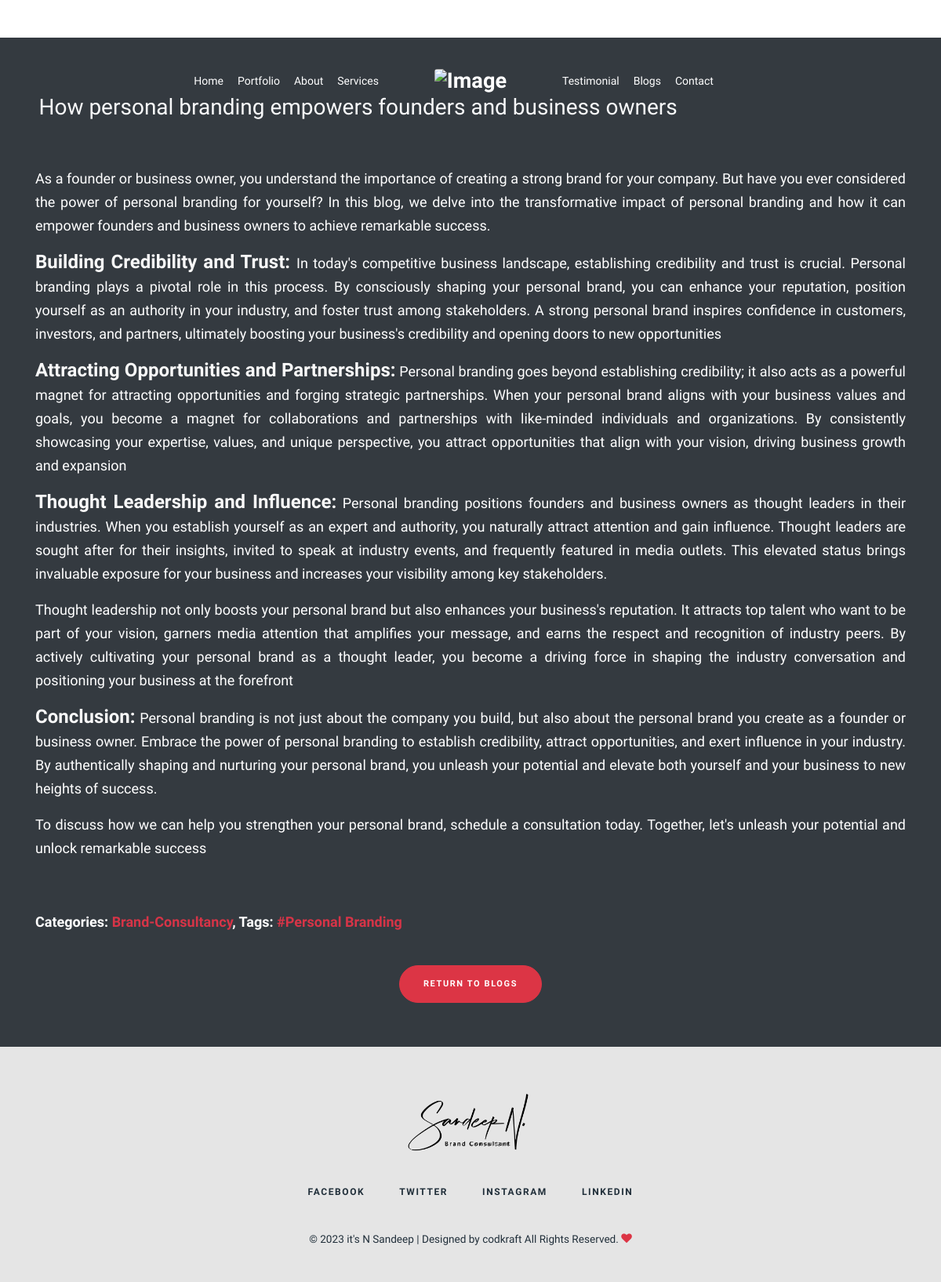
Page /blog-details/how-personal-branding-empowers-founders-and-business-owners on the committed database.
### app/models.py (models this page shows, shortened)
class Blogs(models.Model):
    category = models.ForeignKey(Category,on_delete=models.CASCADE)
    tag = models.CharField(max_length=300,default="",null=True)
    First_title = models.CharField(max_length=500,default="",null=True)
    Second_title = models.CharField(max_length=500,default="",null=True)
    Image1 = models.ImageField(upload_to='uploads/')
    Body = RichTextField()
    Name = models.CharField(max_length=50)
    Create_at = models.DateTimeField(default=datetime.now())
    Sluglink =models.SlugField(max_length=200, unique=True,blank=True,null=True)

class Category(models.Model):
    category_name = models.CharField(max_length=100, unique=True)
    def __str__(self):
        return self.category_name

### app/views.py (the view)
# urls.py: path('blog-details/<str:slug>',blog_details, name='blog_details'),
def blog_details(request,slug):
    blog_posts = Blogs.objects.get(Sluglink=slug)
    return render(request,'uifiles/blog-single.html',{'blog_posts':blog_posts})

### templates/uifiles/blog-single.html (shortened to what this page needs)
{% extends 'uifiles/base.html' %}
{% load static %}
{% block content %}
      <div class="unslate_co--section unslate_co--site-inner bg-dark mt-5" id="blog-single-section">
        <div class="container">
          <div class="row justify-content-center">
            <div class="col-lg-12 blog-body">
              {% if blog_posts %}
              <h3 class="mb-4 text-light pt-3 gsap-reveal">{{blog_posts.Second_title}}</h3>
              <p class="text-light">{{blog_posts.Body|safe}}</p>
              <div class="pt-5 categories_tags ">
                <p>Categories: <a href="#">{{blog_posts.category}}</a>,  Tags: <a href="#">{{blog_posts.tag}}</a></p>
              </div>
              {% endif %}
            </div>
            <div class="blogs-btn">
              <a href="/blogs/"><button class="btn btn-danger mt-4">Return To Blogs</button></a>
            </div>
            </div>
          </div>
        </div>
      </div>
      </div>
{% endblock %}

### templates/uifiles/base.html (shortened to what this page needs)
{% load static %}
<!doctype html>
<html lang="en">
  <head>
    <link rel="stylesheet" href="{% static 'assets/css/vendor/icomoon/style.css' %}">
    <link rel="stylesheet" href="{% static 'assets/css/vendor/owl.carousel.min.css' %}">
    <link rel="stylesheet" href="{% static 'assets/css/vendor/aos.css' %}">
    <link rel="stylesheet" href="{% static 'assets/css/vendor/animate.min.css' %}">
    <link rel="stylesheet" href="{% static 'assets/css/vendor/bootstrap.min.css' %}">
    <link rel="stylesheet" href="{% static 'assets/css/vendor/jquery.fancybox.min.css' %}">
    <link rel="stylesheet" href="sweetalert2.min.css">
    <link rel="stylesheet" href="{% static 'assets/css/style.css' %}">
  </head>
  <body data-spy="scroll" data-target=".site-nav-target" data-offset="200">
    <div class="unslate_co--site-wrap">
      <div class="unslate_co--site-inner">
        <div class="lines-wrap">
        </div>
  <nav class="unslate_co--site-nav site-nav-target">
    <div class="container">
      <div class="row align-items-center justify-content-between text-left">
        <div class="col-md-5 text-right">
          <ul class="site-nav-ul js-clone-nav text-left d-none d-lg-inline-block">
            <li><a href="#home-section" class="nav-link">Home</a></li>
            <li><a href="#portfolio-section" class="nav-link">Portfolio</a></li>
            <li><a href="#about-section" class="nav-link">About</a></li>
            <li><a href="#services" class="nav-link">Services</a></li>
          </ul>
        </div>
        <div class="site-logo pos-absolute">
            <a href="#home-section" class="unslate_co--site-logo"><img src="{% static 'assets/images/itsnsandeep-sandeep-white-logo.png' %}" alt="Image"  style="border-radius: 4px;" class="logo-white"></a>
        </div>
        <div class="col-md-5 text-right text-lg-left">
          <ul class="site-nav-ul js-clone-nav text-left d-none d-lg-inline-block">
            <li><a href="#testimonial-section" class="nav-link">Testimonial</a></li>
            <li><a href="#journal-section" class="nav-link">Blogs</a></li>
            <li><a href="#contact-section" class="nav-link">Contact</a></li>
          </ul>
        </div>
      </div>
    </div>
  </nav>
     {% block content %}
     {% endblock %}
  <footer class="unslate_co--footer unslate_co--section">
    <div class="container">
      <div class="row justify-content-center">
        <div class="col-md-7">
          <div class="footer-site-logo"><a href="#">
            <a href="#home-section" class="unslate_co--site-logo"><img src="{% static 'assets/images/itsnsandeep-sandeep-black-logo.png' %}" alt="" width="300px" style="border-radius: 4px;" class="logo-white"></a>
          </div>
          <ul class="footer-site-social">
            <li><a href="#" target="_blank">FaceBook</a></li>
            <li><a href="#" target="_blank">Twitter</a></li>
            <li><a href="#" target="_blank">Instagram</a></li>
            <li><a href="https://www.linkedin.com/in/itsnsandeep/?trk=public-profile-badge-profile-badge-view-profile-cta&originalSubdomain=in" target="_blank">Linkedin</a></li>
          </ul>
          <p class="site-copyright">
            <small>&copy; 2023 <a href="/">it's N Sandeep </a>| Designed by codkraft All Rights Reserved. <span class="icon-heart text-danger"></span></small>
          </p>
        </div>
      </div>
    </div>
  </footer>
</body>
</html>

### static/assets/css/style.css (style rules this page uses)
body { font-family: "Raleway", sans-serif; color: #000; font-size: 16px; line-height: 30px; font-weight: 300; position: relative; }
html,body { margin:0px!important; padding: 0px!important; overflow-x: hidden!important; }
body:before { content: ""; position: absolute; left: 0; right: 0; bottom: 0; top: 0; background: rgba(0, 0, 0, 0.5); visibility: hidden; opacity: 0; -webkit-transition: .3s all ease; -o-transition: .3s all ease; transition: .3s all ease; z-index: 8; }
body, .unslate_co--site-inner { background: #fff; }
a { -webkit-transition: .3s all ease; -o-transition: .3s all ease; transition: .3s all ease; }
a, a:hover { text-decoration: none !important; }
.unslate_co--site-inner { margin-bottom: 300px !important; position: relative !important; width: 100% !important; z-index: 1 !important; }
.unslate_co--footer { position: fixed !important; width: 100%; background-color: rgba(0, 0, 0, 0.1); color: #fff; left: 0; right: 0; bottom: 0px; z-index: 0; height: 300px; }
.btn { font-size: 11px; border-radius: 30px; padding-top: 15px; padding-bottom: 15px; padding-left: 30px; padding-right: 30px; letter-spacing: .1rem; text-transform: uppercase; font-weight: 900; }
.unslate_co--site-nav { padding-top: 30px; padding-bottom: 30px; position: absolute; left: 0; font-weight: 400; z-index: 1002; width: 100%; top: 0; }
.unslate_co--site-nav .container { position: relative; }
.unslate_co--site-nav .site-logo { z-index: 99; }
.unslate_co--site-nav .site-logo.pos-absolute { position: absolute; left: 50%; -webkit-transform: translateX(-50%); -ms-transform: translateX(-50%); transform: translateX(-50%); }
.unslate_co--site-nav .unslate_co--site-logo { font-size: 1.7rem; color: #fff; font-weight: 700; }
.unslate_co--site-nav .site-nav-ul, .unslate_co--site-nav .site-nav-ul-none-onepage { text-align: center; }
.unslate_co--site-nav .site-nav-ul, .unslate_co--site-nav .site-nav-ul > li, .unslate_co--site-nav .site-nav-ul-none-onepage, .unslate_co--site-nav .site-nav-ul-none-onepage > li { padding: 0; margin: 0; list-style: none; }
.unslate_co--site-nav .site-nav-ul > li, .unslate_co--site-nav .site-nav-ul-none-onepage > li { text-align: left; display: inline-block; }
.unslate_co--site-nav .site-nav-ul > li > a, .unslate_co--site-nav .site-nav-ul-none-onepage > li > a { padding: 10px 7px; display: block; color: #fff; font-size: 14px; position: relative; }
.unslate_co--site-nav .site-nav-ul > li > a:before, .unslate_co--site-nav .site-nav-ul-none-onepage > li > a:before { left: 7px; right: 7px; content: ""; position: absolute; height: 1px; background: #fff; bottom: 0; width: 0%; -webkit-transition: .2s width ease-in-out; -o-transition: .2s width ease-in-out; transition: .2s width ease-in-out; }
.unslate_co--site-mobile-menu ul, .unslate_co--site-mobile-menu ul li { padding: 0; margin: 0; position: relative; }
.unslate_co--site-mobile-menu ul a, .unslate_co--site-mobile-menu ul li a { position: relative; display: block; padding-top: 10px; padding-bottom: 10px; padding-left: 20px; padding-right: 20px; color: #000; }
.logo-white { width:300px; }
.unslate_co--section { padding: 3.5rem 0; }
.unslate_co--footer { text-align: center; font-weight: 300; color: rgba(0, 0, 0, 0.5); }
.unslate_co--footer a { color: rgba(0, 0, 0, 0.6); }
.unslate_co--footer .footer-site-logo { margin-bottom: 30px; }
.unslate_co--footer .footer-site-logo a { font-size: 30px; font-weight: 900; font-family: "Raleway", sans-serif; color: #000; }
.unslate_co--footer .footer-site-social { padding: 0; margin: 0; margin-bottom: 30px; }
.unslate_co--footer .footer-site-social li { padding: 0; margin: 0; list-style: none; display: inline-block; }
.unslate_co--footer .footer-site-social li a { display: inline-block; padding-left: 20px; padding-right: 20px; color: rgba(0, 0, 0, 0.5); letter-spacing: .1rem; text-transform: uppercase; font-size: 12px; font-weight: bold; }
.categories_tags { font-weight: bold; }
.lines-wrap { position: absolute; z-index: -1; left: 0; top: 0; width: 100%; height: 100%; overflow: hidden; }
.gsap-reveal { position: relative; display: inline-block; overflow: hidden; }
.blog-body p strong { font-size: 24px !important; color: #f9f9f9 !important; font-weight:800; }
.blog-body { color: white; font-size: 18px !important; text-align: justify; }
.blogs-btn { text-align: center !important; margin: auto !important; }
small { font-size: 85% !important; font-weight: 400 !important; color: #212f3a !important; }
.unslate_co--footer a { color: #212f3a !important; }

### rows in the picture
Blogs: Second_title "How personal branding empowers founders and business owners", Body "As a founder or business owner, you understand the importance of creating a strong brand for your company. But have you ever considered the power of personal branding for yourself? In this blog, we delve into the transformative impact of personal branding and how it can empower founders and business owners to achieve remarkable success. Building Credibility and Trust: In today's competitive business landscape, establishing credibility and trust is crucial. Personal branding plays a pivotal role in this process. By consciously shaping your personal brand, you can enhance your reputation, position yourself as an authority in your industry, and foster trust among stakeholders. A strong…", category "Brand-Consultancy", tag "#Personal Branding"
